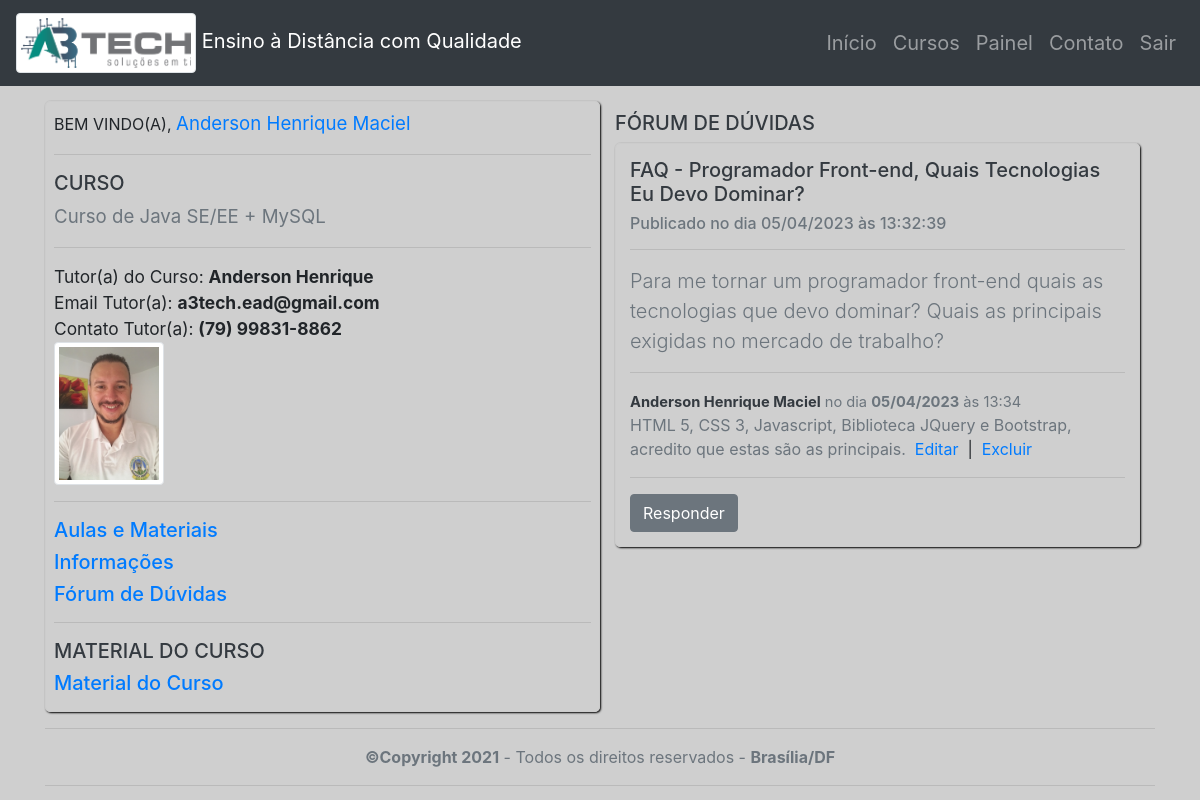
Page /forum.php?id_curso=14&id_aluno=18 (signed in) on the committed database.
### tables this page shows
CREATE TABLE `curso` (
  `id_curso` int(11) NOT NULL,
  `curso` varchar(150) NOT NULL,
  `imagem` varchar(100) NOT NULL,
  `duracao` varchar(20) NOT NULL,
  `descricao` text NOT NULL,
  `embed` varchar(100) DEFAULT NULL,
  `preco` varchar(15) DEFAULT NULL,
  `ativo_curso` varchar(1) DEFAULT 'S'
);

CREATE TABLE `tutor_curso` (
  `id_tutor_curso` int(11) NOT NULL,
  `id_curso` int(11) DEFAULT NULL,
  `id_tutor` int(11) DEFAULT NULL
);

CREATE TABLE `tutor` (
  `id_tutor` int(11) NOT NULL,
  `nome_tutor` varchar(20) NOT NULL,
  `sobrenome_tutor` varchar(20) NOT NULL,
  `email_tutor` varchar(100) NOT NULL,
  `telefone_tutor` varchar(20) DEFAULT NULL,
  `foto` varchar(100) DEFAULT NULL
);

CREATE TABLE `material` (
  `id_material` int(11) NOT NULL,
  `titulo` varchar(100) NOT NULL,
  `caminho` varchar(100) DEFAULT NULL,
  `id_curso` int(11) DEFAULT NULL
);

CREATE TABLE `forum` (
  `id_forum` int(11) NOT NULL,
  `titulo` varchar(100) NOT NULL,
  `mensagem` text NOT NULL,
  `data_forum` date DEFAULT curdate(),
  `hora_forum` time DEFAULT curtime(),
  `ativo_forum` char(1) DEFAULT 'S'
);

CREATE TABLE `resposta_forum` (
  `id_resposta` int(11) NOT NULL,
  `resposta` text NOT NULL,
  `data_resposta` date DEFAULT curdate(),
  `hora_resposta` time DEFAULT curtime(),
  `id_forum` int(11) DEFAULT NULL,
  `id_aluno` int(11) DEFAULT NULL
);

CREATE TABLE `aluno` (
  `id_aluno` int(11) NOT NULL,
  `cpf` varchar(14) NOT NULL,
  `aluno` varchar(150) NOT NULL,
  `profissao` varchar(50) DEFAULT NULL,
  `telefone` varchar(20) DEFAULT NULL,
  `data_nasc` date DEFAULT NULL,
  `endereco` varchar(150) DEFAULT NULL,
  `cidade` varchar(100) DEFAULT NULL,
  `bairro` varchar(100) DEFAULT NULL,
  `cep` varchar(10) DEFAULT NULL,
  `foto` varchar(100) DEFAULT NULL,
  `email` varchar(100) NOT NULL,
  `senha` varchar(50) NOT NULL,
  `data_cad` date DEFAULT curdate(),
  `ativo_aluno` varchar(1) DEFAULT 'N',
  `id_uf` int(11) DEFAULT NULL
);

### model/CursoDAO.class.php (called while the page is built, shortened)
<?php
include_once 'Conecta.class.php';
class CursoDAO extends Conecta {
    private $tabela = "curso";
    public function listar(Curso $curso) {
        $sql = "select * from $this->tabela where id_curso=?";
        $stmt = Conecta::preparaSQL($sql);
        $stmt->bindValue(1, $curso->getId_curso());
        $stmt->execute();
        return $stmt->fetch();
    }
}

### model/Conecta.class.php (called while the page is built)
<?php
abstract class Conecta {
    private static $conn;
    private static function pegarConexao(){
        if(is_null(self::$conn)){
            try {
                $dsn = "mysql:host=localhost;dbname=a3tech_ead;port=3307;charset=utf8";
                $user = "root";
                $pass = "";
                self::$conn = new PDO($dsn, $user, $pass);
                self::$conn->setAttribute(PDO::ATTR_ERRMODE, PDO::ERRMODE_EXCEPTION);
                self::$conn->setAttribute(PDO::ATTR_DEFAULT_FETCH_MODE, PDO::FETCH_OBJ);
            } catch (PDOException $ex) {
                print "Código: ".$ex->getCode().
                      "Linha: ".$ex->getLine().
                      "Arquivo: ".$ex->getFile().
                      "Mensagem: ".$ex->getMessage();
            }
        }
        return self::$conn;
    }
    protected static function preparaSQL($sql){
        return self::pegarConexao()->prepare($sql);
    }
}

### model/Curso.class.php (called while the page is built, shortened)
<?php
class Curso {
    private $id_curso;
    function getId_curso() {
        return $this->id_curso;
    }
    function setId_curso($id_curso) {
        $this->id_curso = $id_curso;
    }
}

### model/TutorCursoDAO.class.php (called while the page is built, shortened)
<?php
include_once 'Conecta.class.php';
class TutorCursoDAO extends Conecta {
    public function listarTutorCurso() {
        $sql = "select
                tutor_curso.id_tutor_curso,
                tutor.nome_tutor,
                tutor.sobrenome_tutor,
                tutor.email_tutor,
                tutor.telefone_tutor,
                tutor.foto,
                curso.id_curso,
                curso.curso
                from tutor_curso
                join tutor
                on tutor_curso.id_tutor = tutor.id_tutor
                join curso
                on tutor_curso.id_curso = curso.id_curso order by id_tutor_curso desc";
        $stmt = TutorCursoDAO::preparaSQL($sql);
        $stmt->execute();
        return $stmt->fetchAll();
    }
}

### model/MaterialDAO.class.php (called while the page is built, shortened)
<?php
include_once 'Conecta.class.php';
class MaterialDAO extends Conecta {
    private $tabela = "material";
    public function listarTudo() {
        $sql = "select * from $this->tabela order by id_material desc";
        $stmt = Conecta::preparaSQL($sql);
        $stmt->execute();
        return $stmt->fetchAll();
    }
}

### model/ForumDAO.class.php (called while the page is built, shortened)
<?php
include_once 'Conecta.class.php';
class ForumDAO extends Conecta {
    private $tabela = "forum";
    public function listarTudo() {
        $sql = "select * from $this->tabela order by id_forum desc";
        $stmt = ForumDAO::preparaSQL($sql);
        $stmt->execute();
        return $stmt->fetchAll();
    }
}

### model/RespostaForumDAO.class.php (called while the page is built, shortened)
<?php
include_once 'Conecta.class.php';
class RespostaForumDAO extends Conecta {
    public function listarRespostaForumAluno() {
        $sql = "SELECT
                forum.titulo,
                forum.mensagem,
                resposta_forum.id_resposta,
                resposta_forum.resposta,
                resposta_forum.data_resposta,
                resposta_forum.hora_resposta,
                resposta_forum.id_forum,
                resposta_forum.id_aluno,
                aluno.aluno,
                aluno.ativo_aluno
                from forum
                JOIN resposta_forum
                ON forum.id_forum = resposta_forum.id_forum
                JOIN aluno
                ON aluno.id_aluno = resposta_forum.id_aluno
                ORDER BY id_resposta DESC;";
        $stmt = RespostaForumDAO::preparaSQL($sql);
        $stmt->execute();
        return $stmt->fetchAll();
    }
}

### forum.php (the view, shortened to what this page needs)
<?php
include_once 'cabecalho.php';
$id_curso = filter_input(INPUT_GET, "id_curso");
$id_aluno = $_SESSION["id"];
?>
<div class="container-fluid">
    <div class="row"  style="margin-top: 100px;">
        <div class="col-md-6" style="border:1px solid #CCC; border-radius: 5px; padding: 8px; box-shadow:1px 1px 2px #000 ">
            <?php
            print "BEM VINDO(A), <span class='text-primary' style='font-size:14pt'>" . $_SESSION["aluno"] . "</span><br/>";
            ?>
            <hr/>
            <h5 class="h5 text-dark">CURSO</h5>
            <?php
            include_once 'model/Curso.class.php';
            include_once 'model/CursoDAO.class.php';
            $c = new Curso();
            $cursoDAO = new cursoDAO();
            $c->setId_curso($id_curso);
            $res = $cursoDAO->listar($c);
            ?>
            <span class='text-secondary' style="font-size: 14pt"><?= $res->curso ?></span><br/>
            <hr/>
            <?php
            include_once 'model/TutorCursoDAO.class.php';
            $tutorCurso = new TutorCursoDAO();
            foreach ($tutorCurso->listarTutorCurso() as $tc) {
                if ($tc->id_curso == $id_curso) {
                    print "<span style='font-size:13pt'>Tutor(a) do Curso: <strong>$tc->nome_tutor $tc->sobrenome_tutor</strong></span><br/>";
                    print "<span style='font-size:13pt'>Email Tutor(a): <strong>$tc->email_tutor</strong></span><br/>";
                    print "<span style='font-size:13pt'>Contato Tutor(a): <strong>$tc->telefone_tutor</strong></span><br/>";
                    print "<img class='img-responsive img-thumbnail' src='img/tutor/$tc->foto' alt='Imagem Tutor' width='110px'> <br/>";
                }
            }
            ?>
            <hr/>
            <h5 class="h5 text-muted"><a href="aula.php?id_curso=<?= $id_curso ?>">Aulas e Materiais</a></h5>
            <h5 class="h5 text-muted"><a href="informacoes.php?id_curso=<?= $id_curso ?>">Informações</a></h5>
            <h5 class="h5 text-muted"><a href="forum.php?id_curso=<?= $id_curso ?>&id_aluno=<?= $_SESSION['id'] ?>">Fórum de Dúvidas</a></h5>
            <hr/>
            <h5 class="h5 text-dark">MATERIAL DO CURSO</h5>
            <?php
            include_once 'model/MaterialDAO.class.php';
            $materialDAO = new MaterialDAO();
            foreach ($materialDAO->listarTudo() as $ma) {
                if ($ma->id_curso == $id_curso) {
                    ?>
                    <h5 class="h5 text-muted"><a href="material/<?= $ma->caminho ?>" target="_blank">Material do Curso</a></h5>
                <?php }
            }
            ?>
        </div>
        <div class="col-md-6" style="margin-top: 10px">
            <h5 class="h5 text-dark">FÓRUM DE DÚVIDAS</h5>
            <?php
            include_once 'model/ForumDAO.class.php';
            $forumDAO = new ForumDAO();
            foreach ($forumDAO->listarTudo() as $forum) {
                if ($forum->ativo_forum == "S") {
                    ?>
                    <div  style="border:1px solid #CCC; border-radius: 5px; padding: 14px; box-shadow:1px 1px 2px #000; margin-bottom: 5px; ">
                        <h5 class="h5 text-dark">FAQ - <?= $forum->titulo ?></h5>
                        <h6 class="h6 text-secondary">Publicado no dia <?= date_format(date_create($forum->data_forum), "d/m/Y") . ' às ' . $forum->hora_forum ?></h6>
                        <hr/>
                        <p class="text-secondary lead"><?= $forum->mensagem ?></p>
                        <hr/>
                        <?php
                        include_once 'model/RespostaForumDAO.class.php';
                        $respForumDao = new RespostaForumDAO();
                        foreach ($respForumDao->listarRespostaForumAluno() as $respF) {
                            if ($forum->id_forum == $respF->id_forum) {
                                print "<span class='text-secondary' style='font-size:11pt'><span class='text-dark'><b>$respF->aluno</b></span> no dia <strong>" . date_format(date_create($respF->data_resposta), "d/m/Y") . "</strong> às " . date_format(date_create($respF->hora_resposta), "H:i") . "</span><br/>";
                                print "<span class='text-secondary'>$respF->resposta</span>";
                                if ($respF->id_aluno == $id_aluno) {
                                    print "&nbsp;&nbsp;<a href='?acao=FormEdit&id_curso=" . $id_curso . "&id_resp=" . $respF->id_resposta . "'>Editar</a>&nbsp;&nbsp;|";
                                    print "&nbsp;&nbsp;<a href='controller/excluirRespostaForum?id_curso=" . $id_curso . "&id_resp=" . $respF->id_resposta . "' onclick='return confirm(\"Deseja excluir a resposta?\")'>Excluir</a>";
                                }
                                print "<hr/>";
                            }
                        }
                        ?>
                        <a href="?acao=FormResp&id_curso=<?= $id_curso ?>&id_forum=<?= $forum->id_forum ?>&id_aluno=<?= $_SESSION['id'] ?>"><button class="btn btn-secondary">Responder</button></a>
                    </div>
    <?php }} ?>
        </div>
    </div>
</div>
<?php
include_once 'rodape.php';

### helper/css/style.css (style rules this page uses)
body { background-color: rgba(255, 255, 255, .2); background-attachment: fixed; background-repeat: no-repeat; background-size: cover; }

### rows in the picture
curso: curso "Curso de Java SE/EE + MySQL"
tutor_curso: id_tutor.nome_tutor "Anderson", id_tutor.sobrenome_tutor "Henrique", id_tutor.email_tutor "a3tech.ead@gmail.com", id_tutor.telefone_tutor "(79) 99831-8862", id_tutor.foto (picture)
forum: titulo "Programador Front-end, Quais Tecnologias Eu Devo Dominar?", data_forum "05/04/2023", hora_forum "13:32:39", mensagem "Para me tornar um programador front-end quais as tecnologias que devo dominar? Quais as principais exigidas no mercado de trabalho?"
resposta_forum: id_aluno.aluno "Anderson Henrique Maciel", data_resposta "05/04/2023", hora_resposta "13:34", resposta "HTML 5, CSS 3, Javascript, Biblioteca JQuery e Bootstrap, acredito que estas são as principais."

### other values in the picture
$_SESSION["aluno"] "Anderson Henrique Maciel"
